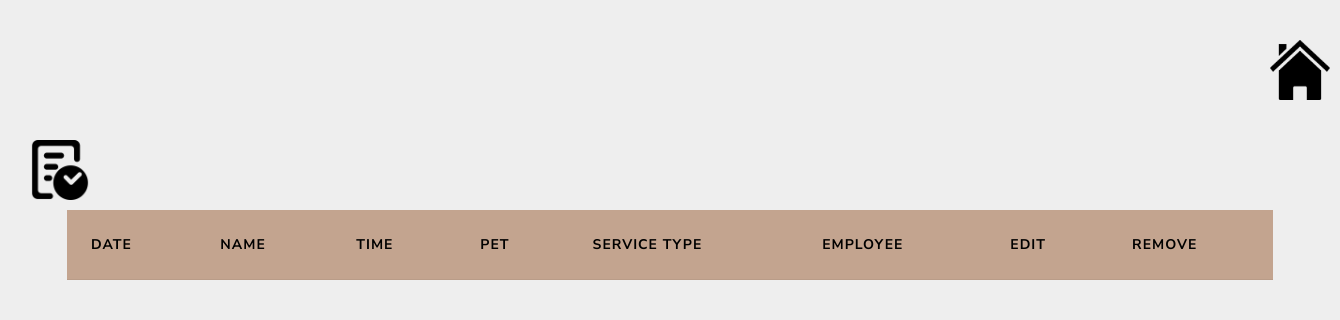
Before: /Pages/EmployeeReservationsManagament.php (signed in) with the older database file.
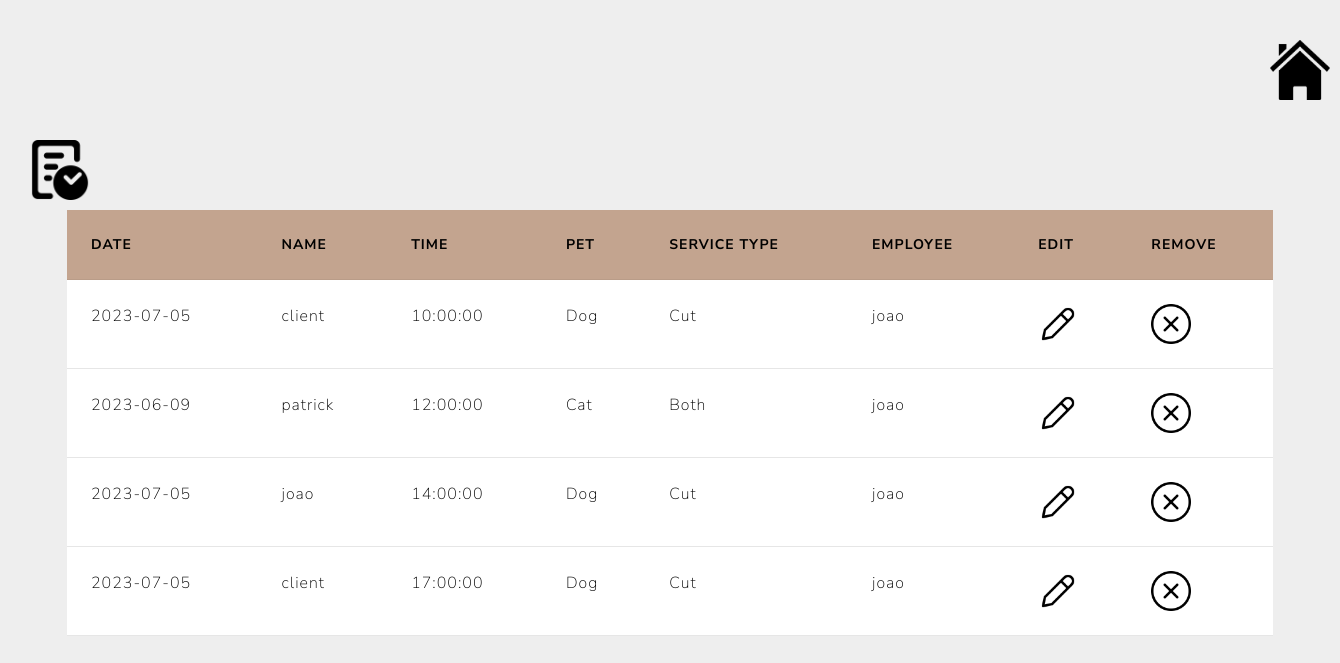
After: the same page with the newer database file.
### tables this page shows
CREATE TABLE `reservation` (
  `idReservation` int(11) NOT NULL,
  `idClient` varchar(25) NOT NULL,
  `date` date NOT NULL,
  `time` time NOT NULL,
  `pet` varchar(20) NOT NULL,
  `serviceType` varchar(20) NOT NULL,
  `EmployeeUser` varchar(25) NOT NULL
);

### Pages/EmployeeReservationsManagament.php (the view, shortened to what this page needs)
<!DOCTYPE html>
<html lang="en">
<head>
    <link rel="stylesheet" href="bootstrap.css">
</head>
<body>
    <a href="./homePage.php"><img src="./home.png" alt="home.png" class="button"></a>
    <a href="PgReservation.php"><img src="./reservation.png" alt="reservation.png" class="button2"></a>
    <div class="table-div">
        <table class="table table-hover">
            <thead style="background-color: #c3a48f;">
                <tr>
                    <th scope="col" style="color: black;">Date</th>
                    <th scope="col" style="color: black;">Name</th>
                    <th scope="col" style="color: black;">Time</th>
                    <th scope="col" style="color: black;">Pet</th>
                    <th scope="col" style="color: black;">Service Type</th>
                    <th scope="col" style="color: black;">Employee</th>
                    <th scope="col" style="color: black;">Edit</th>
                    <th scope="col" style="color: black;">Remove</th>
                </tr>
            </thead>
            <tbody>
                <?php
                if (isset($_SESSION["login"])) {
                    $sql = "SELECT * FROM reservation AS r INNER JOIN user as U1 ON r.idClient = U1.Login INNER JOIN user as U2 ON 	r.EmployeeUser = U2.Login where EmployeeUser='" . $_SESSION["login"] . "' ORDER BY time ";
                    $retval = mysqli_query($conn, $sql);
                    while ($row = mysqli_fetch_array($retval)) {
                        echo "<tr class='table-secondary'><td>" . $row['date'] . "</td>";
                        echo "<td>" . $row['idClient'] . "</td>";
                        echo "<td>" . $row['time'] . "</td>";
                        echo "<td>" . $row['pet'] . "</td>";
                        echo "<td>" . $row['serviceType'] . "</td>";
                        echo "<td>" . $row['EmployeeUser'] . "</td>";
                        echo "<td><a href='Pgedit_reservation.php?id=" . $row["idReservation"] . "'><img src='edit.png' class='management-icon'></a></td>";
                        echo "<td><a href='delete_reservation.php?id=" . $row["idReservation"] . "'><img src='remove.png' class='management-icon'></a></td>";
                        echo "</tr>";
                    }
                }
                ?>
            </tbody>
        </table>
    </div>
</body>
</html>

Changed rows visible on the page:
added reservation: date "2023-07-05", idClient "client", time "10:00:00", pet "Dog", serviceType "Cut", EmployeeUser "joao"
added reservation: date "2023-06-09", idClient "patrick", time "12:00:00", pet "Cat", serviceType "Both", EmployeeUser "joao"
added reservation: date "2023-07-05", idClient "joao", time "14:00:00", pet "Dog", serviceType "Cut", EmployeeUser "joao"
added reservation: date "2023-07-05", idClient "client", time "17:00:00", pet "Dog", serviceType "Cut", EmployeeUser "joao"
